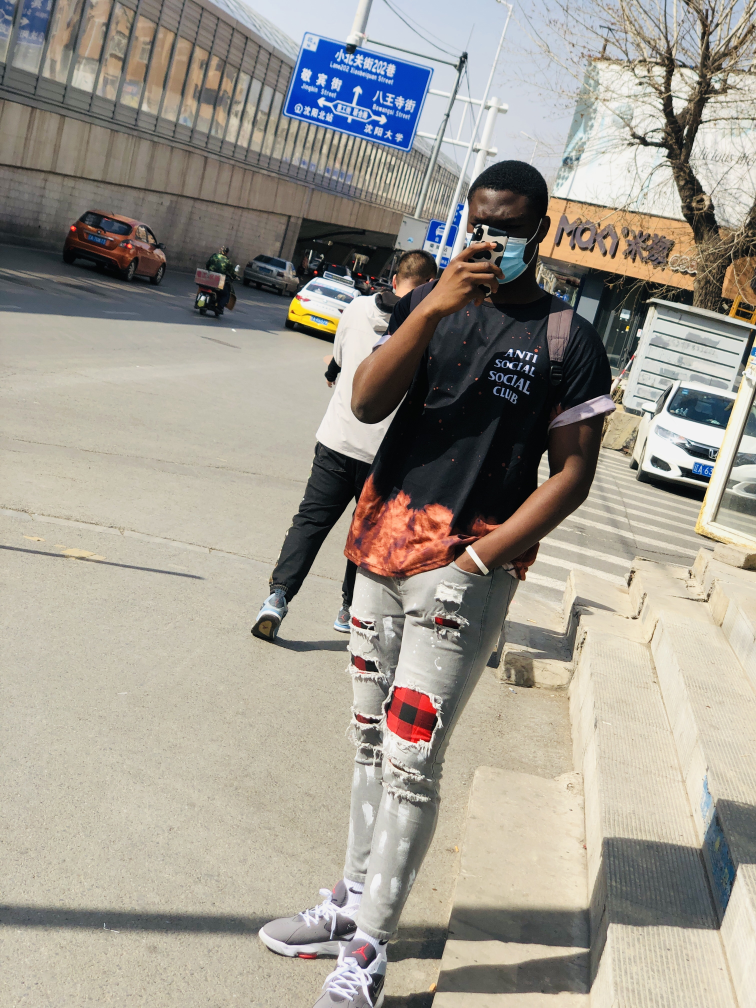
#> input picture photos/nana.jpg, 3024 x 4032 px (shown at 1/4 size)
$ python draw.py
#> lines starting #> are read from the running program, lines starting #| are printed output that depends on the picture
import cv2 as cv
import numpy as np
import sys
import matplotlib.pyplot as plot

blank=np.zeros((500,500,3),dtype='uint8')
img=cv.imread('photos/nana.jpg')
#> img is the input picture: shape (4032, 3024, 3); mean B, G, R 143.9, 153.9, 159.2

print(img.shape)
#| (4032, 3024, 3)

width,height=500,500

dimensions=width,height

img=cv.resize(img,dimensions,interpolation=cv.INTER_AREA)
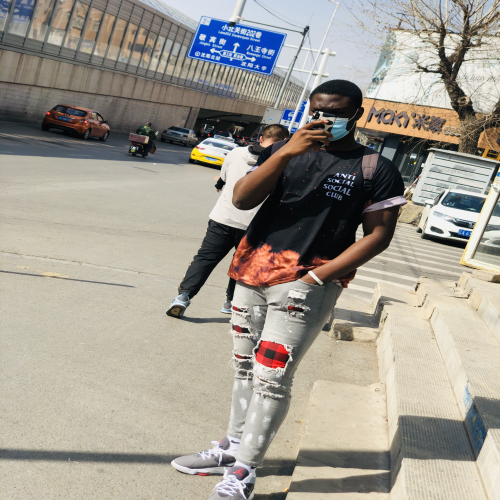
#> img: shape (500, 500, 3); mean B, G, R 143.9, 153.9, 159.2
circle=cv.circle(blank,(250,250),200,(0,0,255),-1)
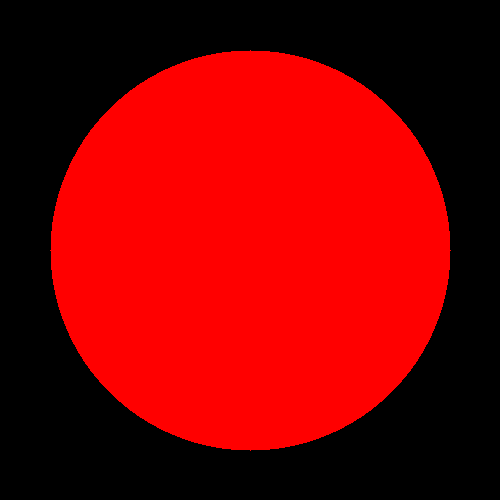
#> blank: shape (500, 500, 3); mean of channels 0, 1, 2 0, 0, 128.1; drawn as B, G, R

cv.imshow("img",blank)

blank_rgb=cv.cvtColor(blank,cv.COLOR_BGR2RGB)

plot.imshow(blank_rgb)
plot.show()


if cv.waitKey(0)==ord('q'):
#> (key q is pressed here)
#> (the run stopped early here; a loop or call above may not have finished)
